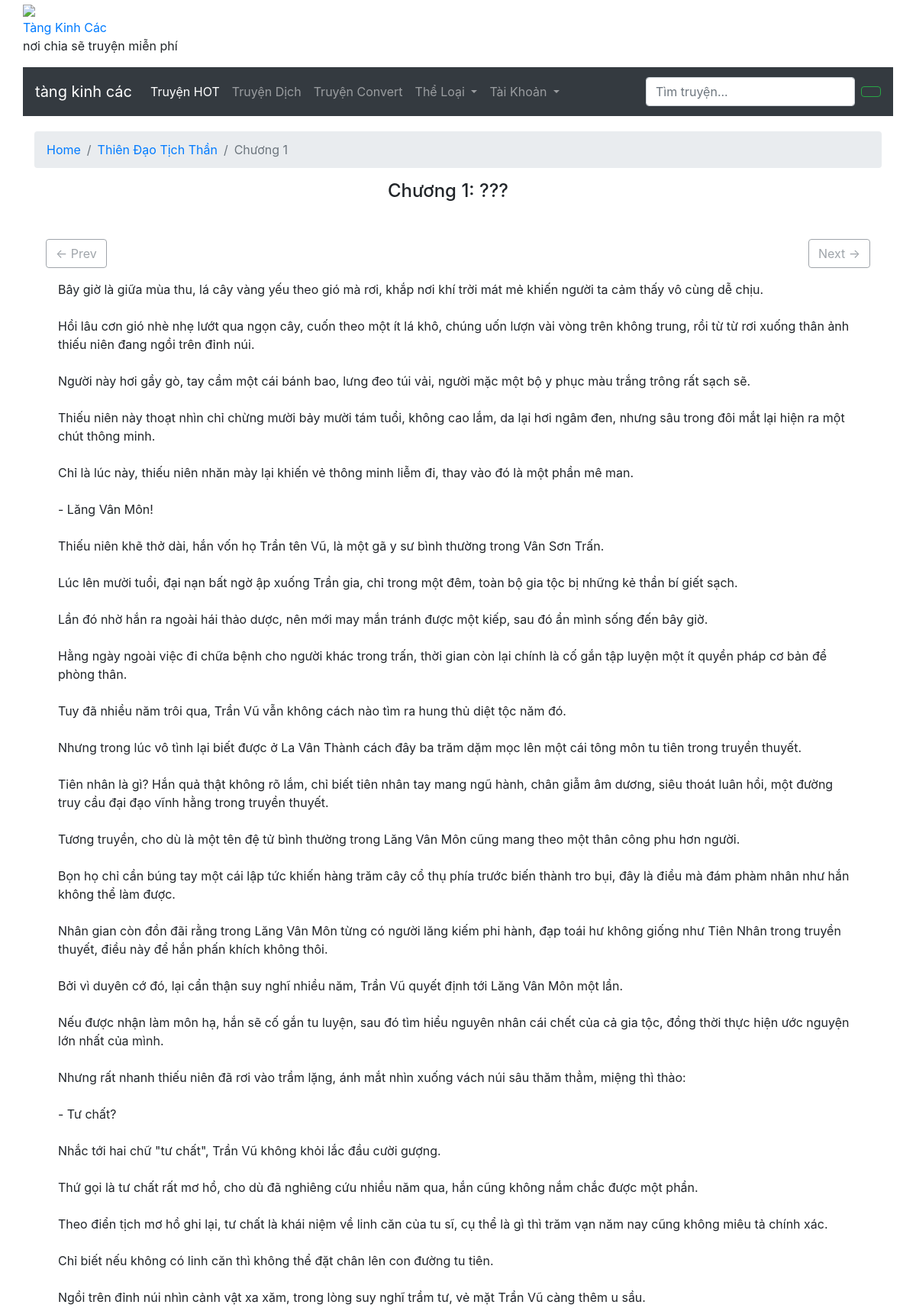
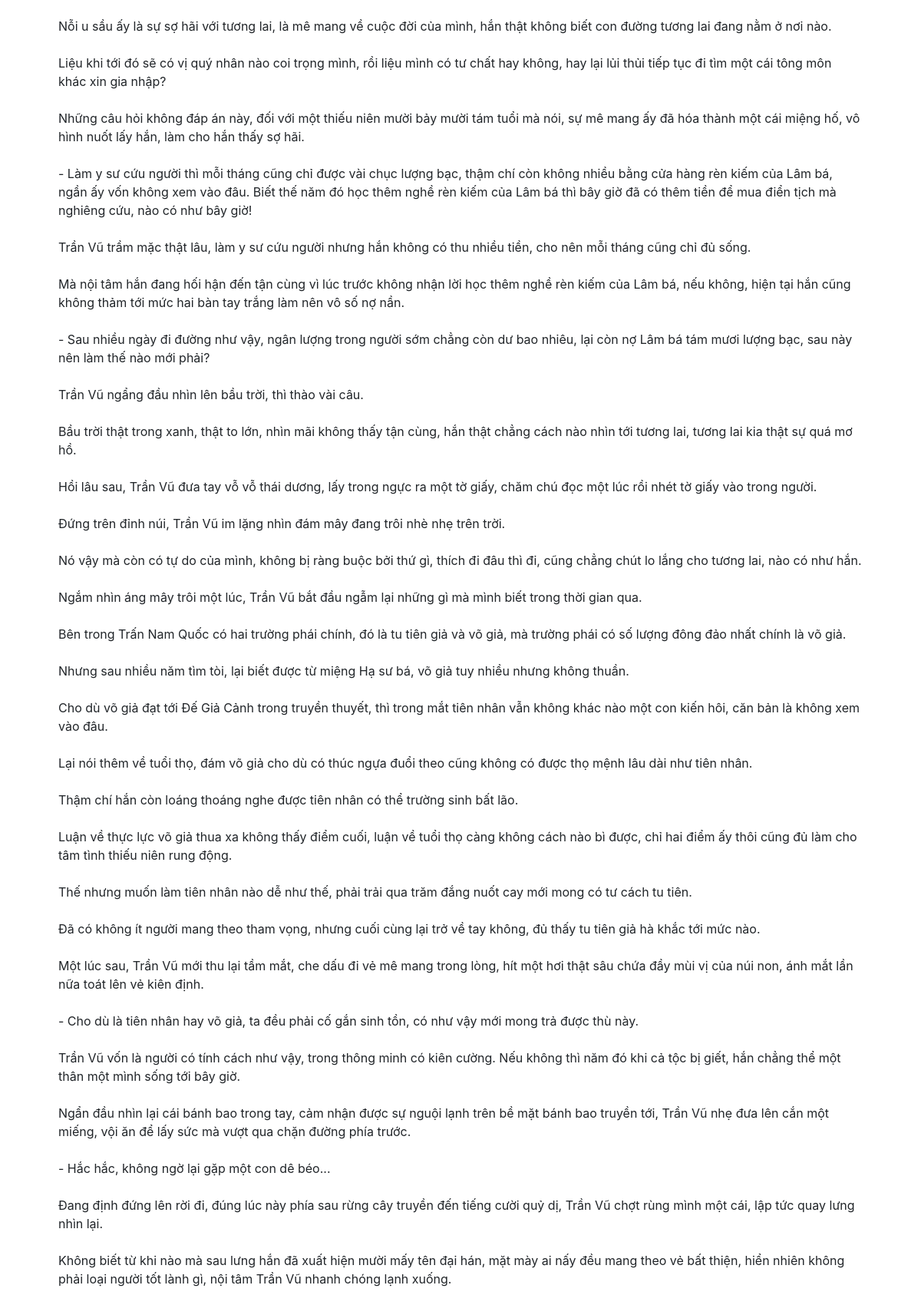
/index.php?q=read&id=43&t=thien-dao-tich-than&idChuong=129 (signed in, upper part), run on the app's committed database (2 pictures, top to bottom).
### tables this page shows
CREATE TABLE `truyen` (
  `id_truyen` int(11) NOT NULL,
  `tua_truyen` varchar(50) NOT NULL,
  `tua_khong_dau` varchar(55) NOT NULL,
  `thumbnail` varchar(2000) NOT NULL,
  `tac_gia` varchar(40) NOT NULL,
  `luot_xem` int(11) NOT NULL,
  `trang_thai` varchar(20) NOT NULL,
  `loai_truyen` varchar(20) NOT NULL,
  `so_chuong` int(11) NOT NULL,
  `ngay_dang` datetime NOT NULL,
  `ngay_update` datetime NOT NULL,
  `review` varchar(2000) NOT NULL,
  `nguon` varchar(100) NOT NULL,
  `nguoi_dang` varchar(50) NOT NULL
);

CREATE TABLE `chuong` (
  `id_chuong` int(11) NOT NULL,
  `so_chuong` int(11) NOT NULL,
  `tua_chuong` varchar(100) NOT NULL,
  `noi_dung` text NOT NULL,
  `ngay_dang` datetime NOT NULL,
  `id_truyen` int(11) NOT NULL
);

### lib/functions.php (called while the page is built, shortened)
<?php require_once "dbCon.php";
	class data extends dbCon{
		public function GetChuong($idChuong){
			$qr = "SELECT * FROM `chuong` WHERE id_chuong = $idChuong";
			return $this->con->query($qr);
		}
		public function GetTenTruyen($idTruyen){
			$qr = "SELECT tua_truyen FROM `truyen` WHERE id_truyen = $idTruyen";
			return $this->con->query($qr)->fetch_array(MYSQLI_ASSOC)['tua_truyen'];
		}
		public function TangLuotXem($idTruyen){
			$qr = "UPDATE `truyen` SET luot_xem = luot_xem + 1 WHERE id_truyen = $idTruyen";
			$this->con->query($qr);
		}
		public function CheckChuongTruoc($chuong, $idTruyen){
			$chuong--;
			if($chuong <= 0)
				return "disabled";
			else{
				$qr = "SELECT id_chuong FROM `chuong` WHERE id_truyen = $idTruyen AND so_chuong = $chuong";
				$res_c = $this->con->query($qr);
				$post_c = $res_c->fetch_array(MYSQLI_ASSOC);
				return $post_c['id_chuong'];
			}
		}
		public function CheckChuongSau($idTruyen, $chuong){
			$chuong++;
			$qr = "SELECT id_chuong FROM `chuong` WHERE id_truyen = $idTruyen AND so_chuong = $chuong";
			$res_chuong_sau = $this->con->query($qr);
			$kq_chuong = mysqli_num_rows($res_chuong_sau);
			if($kq_chuong <= 0)
				return "disabled";
			else{
				$post_cs = $res_chuong_sau->fetch_array(MYSQLI_ASSOC);
				return $post_cs['id_chuong'];
			}
		}
	}
?>

### lib/dbCon.php (called while the page is built, shortened)
<?php
	class dbCon{
		protected $db_host = "fdb30.awardspace.net";
		protected $db_name = "3577757_tangkinhcac";
		protected $db_user = "3577757_tangkinhcac";
		protected $db_pass = "%VSs,Qk?75boZrI4";
		function __construct(){
			$this->con = mysqli_connect($this->db_host, $this->db_user, $this->db_pass, $this->db_name);
		}
	}
?>

### blocks/read.php (the view, shortened to what this page needs)
<?php
	$idTruyen = $_GET['id'];
	$idChuong = $_GET['idChuong'];
	$t = $_GET['t'];
?>
<?php
	$myApp->TangLuotXem($idTruyen);
	$tua_truyen = $myApp->GetTenTruyen($idTruyen);
	$res_detail_chapter = $myApp->GetChuong($idChuong);
	$post_detail_chapter = $res_detail_chapter->fetch_array(MYSQLI_ASSOC);
?>
<div class="container-fluid">
	<nav aria-label="breadcrumb">
		<ol class="breadcrumb shadow-sm">
			<li class="breadcrumb-item"><a href="./">Home</a></li>
			<li class="breadcrumb-item"><a href="truyen/<?php echo $idTruyen; ?>/<?php echo $t; ?>"><?php echo $tua_truyen; ?></a></li>
			<li class="breadcrumb-item active" aria-current="page">Chương <?php echo $post_detail_chapter['so_chuong']; ?></li>
		</ol>
	</nav>
	<div id="body-truyen" class="container-fluid myboder-2 shadow-sm">
		<div class="setting-page mt-0">
			<span id="setting" class="btn btn-setting float-right"><i class="fad fa-cog"></i></span>
		</div>
		<div class="title-read-truyen mb-5">
			<h4 class="text-center font-roman font-weight-bolder">Chương <?php echo $post_detail_chapter['so_chuong']; ?>: <?php echo $post_detail_chapter['tua_chuong']; ?></h4>
		</div>
		<div class="content-truyen">
			<div class="phan-trang mb-3">
				<a class="btn my-btn-luot btn-trai btn-outline-secondary <?php echo $myApp->CheckChuongTruoc($post_detail_chapter['so_chuong'], $idTruyen); ?>" href="doc-truyen/<?php echo $idTruyen; ?>/<?php echo $t; ?>/<?php echo $myApp->CheckChuongTruoc($post_detail_chapter['so_chuong'], $idTruyen); ?>">← Prev</a>
				<a class="btn my-btn-luot btn-phai float-right btn-outline-secondary <?php echo $myApp->CheckChuongSau($idTruyen, $post_detail_chapter['so_chuong']); ?>" href="doc-truyen/<?php echo $idTruyen; ?>/<?php echo $t; ?>/<?php echo $myApp->CheckChuongSau($idTruyen, $post_detail_chapter['so_chuong']); ?>">Next →</a>
			</div>
			<p id="content-noi-dung" class="px-3"><?php echo $post_detail_chapter['noi_dung']; ?></p>
		</div>
	</div>
</div>

### data on the page
truyen: tua_truyen "Thiên Đạo Tịch Thần"
chuong: so_chuong "1", tua_chuong "???", noi_dung "Bây giờ là giữa mùa thu, lá cây vàng yếu theo gió mà rơi, khắp nơi khí trời mát mẻ khiến người ta cảm thấy vô cùng dễ chịu. Hồi lâu cơn gió nhè nhẹ lướt qua ngọn cây, cuốn theo một ít lá khô, chúng uốn lượn vài vòng trên không trung, rồi từ từ rơi xuống thân ảnh thiếu niên đang ngồi trên đỉnh núi. Người này hơi gầy gò, tay cầm một cái bánh bao, lưng đeo túi vải, người mặc một bộ y phục màu trắng trông rất sạch sẽ. Thiếu niên này thoạt nhìn chỉ chừng mười bảy mười tám tuổi, không cao lắm, da lại hơi ngâm đen, nhưng sâu trong đôi mắt lại hiện ra một chút thông minh. Chỉ là lúc này, thiếu niên nhăn mày lại khiến vẻ thông minh liễm đi, thay vào đó là một phần mê man. - Lăng Vân Môn! Thiếu niên…"
